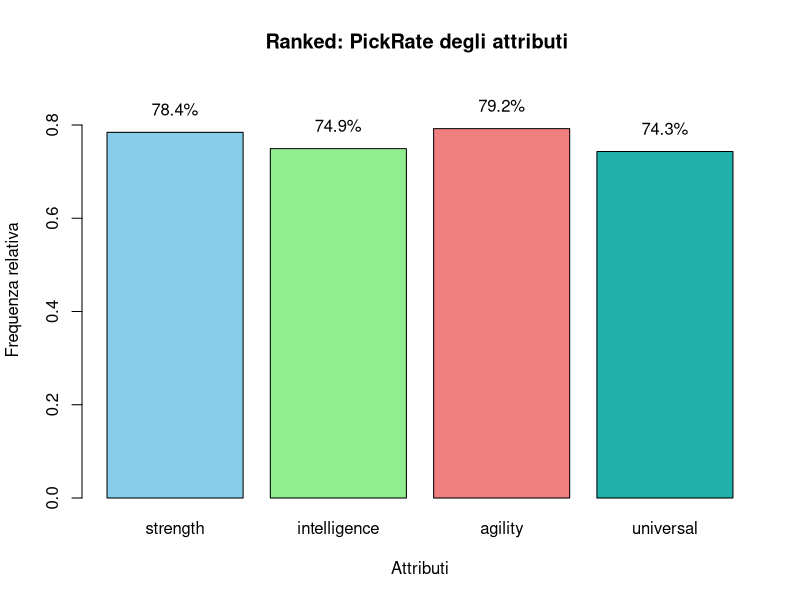
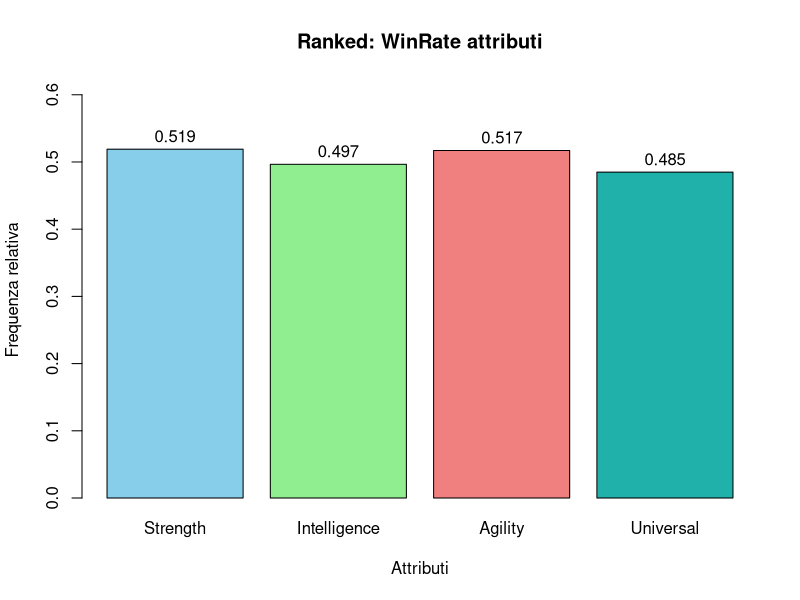
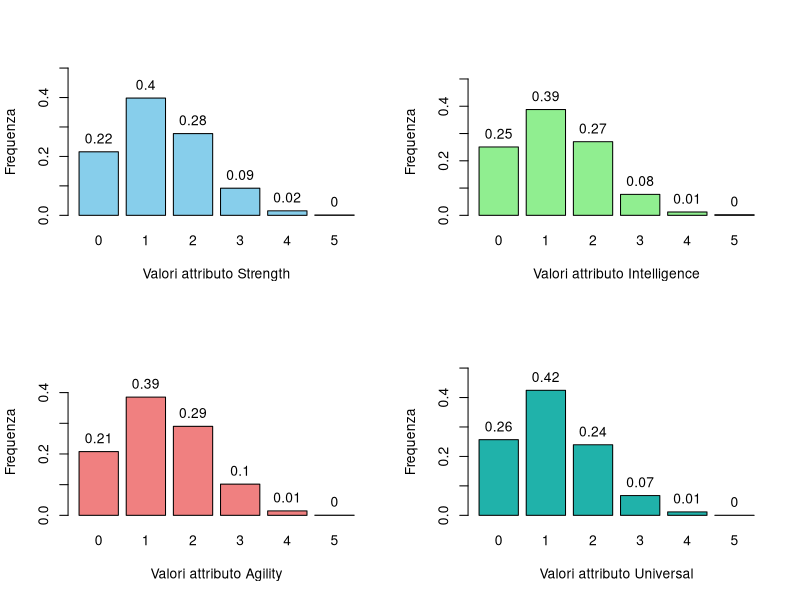
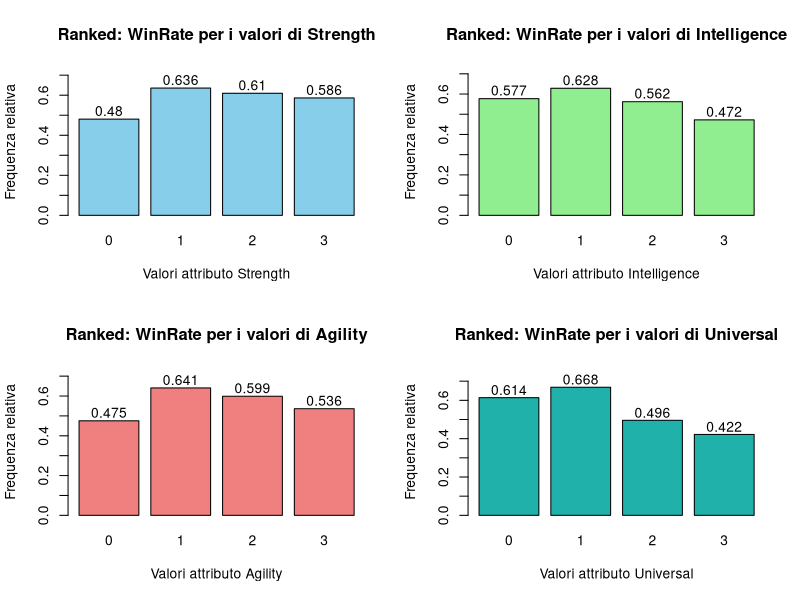

The R source for these figures, in order:
library(corrplot)

getwd() 
setwd("ProgettiR\\ProggettoStatistica")  



# data <- read.table("dataset_dota2_augumented.csv", header = TRUE, sep = ",", na.strings = "NA", dec = ",")
data <- read.table("dataset_dota2_augumented_sintetico.csv", header = TRUE, sep = ",", na.strings = "NA", dec = ",")

data <- data[data$gametype == 2, ]


# FREQUENZE RELATIVE PICKRATE E WINRATRE DI OGNI ATTRIBUTO(START)

# frequenze assolute di pick di ogni attributo
# voglio sapere se ce un attributo giocato piu degli altri


# calcolo del numero totale di istanze per ogni attributo
totale_istanze <- nrow(data)*2

# calcolo delle frequenze relative per ogni attributo
frequenze_relative <- c(
  strength = (sum(data$attribute_strength_1 > 0) + sum(data$attribute_strength_2 > 0)) / totale_istanze,
  intelligence = (sum(data$attribute_intelligence_1 > 0) + sum(data$attribute_intelligence_2 > 0)) / totale_istanze,
  agility = (sum(data$attribute_agility_1 > 0) + sum(data$attribute_agility_2 > 0)) / totale_istanze,
  universal = (sum(data$attribute_universal_1 > 0) + sum(data$attribute_universal_2 > 0)) / totale_istanze
)
frequenze_relative


# barplot Ranked: PickRate degli attributi
bp <- barplot(
  frequenze_relative,
  col = c("skyblue", "lightgreen", "lightcoral", "lightseagreen"),
  border = "black",
  main = "Ranked: PickRate degli attributi ",
  xlab = "Attributi",
  ylab = "Frequenza relativa",
  ylim = c(0, max(frequenze_relative) + 0.1)
)

# percentuali sopra le barre 
text(bp, 
     y = frequenze_relative + 0.05, 
     labels = paste0(round(frequenze_relative * 100, 1), "%"), 
     col = "black", 
     cex = 1)  

print(frequenze_relative)

#------------------------------------------------------------------------------------------------------------

frequenze = frequenze_relative*nrow(data)*2
frequenze

# nomi attributi
nomi_attributi <- c("Strength", "Intelligence", "Agility", "Universal")

# calcolo delle frequenze relative globali
frequenze_relative_globali <- c(
  strength = (sum(data$attribute_strength_1[data$win == 1] > 0) +
                sum(data$attribute_strength_2[data$win == -1] > 0)) / frequenze["strength"],
  intelligence = (sum(data$attribute_intelligence_1[data$win == 1] > 0) +
                    sum(data$attribute_intelligence_2[data$win == -1] > 0)) / frequenze["intelligence"],
  agility = (sum(data$attribute_agility_1[data$win == 1] > 0) +
               sum(data$attribute_agility_2[data$win == -1] > 0)) / frequenze["agility"],
  universal = (sum(data$attribute_universal_1[data$win == 1] > 0) +
                 sum(data$attribute_universal_2[data$win == -1] > 0)) / frequenze["universal"]
)

# numero totale di istanze nel dataset
total_instances <- nrow(data)*2

# barplot Ranked: WinRate attributi
bp <- barplot(
  frequenze_relative_globali,
  col = c("skyblue", "lightgreen", "lightcoral", "lightseagreen"),
  border = "black",
  main = "Ranked: WinRate attributi",
  xlab = "Attributi",
  ylab = "Frequenza relativa",
  names.arg = nomi_attributi,
  ylim = c(0, max(frequenze_relative_globali) + 0.1)
)

# valori delle frequenze relative sopra le barre
text(bp, 
     y = frequenze_relative_globali + 0.02,  
     labels = round(frequenze_relative_globali, 3), 
     col = "black", 
     cex = 1)  




# FREQUENZE RELATIVE PICKRATE E WINRATRE DI OGNI ATTRIBUTO(END)



# Grafico 2 riche 2 colonne
par(mfrow=c(2,2))


# FREQUENZE ASSOLUTE DI PICKRATE DI OGNI ATTRIBUTO (START)


# combina le colonne in un unico vettore per l'attributo strength
combined_values <- c(data$attribute_strength_1, data$attribute_strength_2)

# calcolo delle frequenze assolute totali
frequenze_totali <- table(combined_values)

# barplot Ranked: PickRate attributo Strength
bar_positions <- barplot(
  frequenze_totali/length(combined_values),
  col = "skyblue",
  border = "black",
  #main = "Ranked: PickRate attributo Strength",
  xlab = "Valori attributo Strength",
  ylab = "Frequenza",
  ylim = c(0, 0.5)
)

# valori sopra le colonne
text(
  x = bar_positions,                                    
  y = frequenze_totali / length(combined_values),        
  labels = round(frequenze_totali / length(combined_values), 2),  
  cex = 1,                                               
  col = "black",                                        
  pos = 3                                               
)

#------------------------------------------------------------------------------------------------------------


# combino le colonne in un unico vettore per l'attributo intelligence
combined_values <- c(data$attribute_intelligence_1, data$attribute_intelligence_2)

# calcolo delle frequenze assolute
frequenze_totali <- table(combined_values)
frequenze_totali

# barplot Unranked: Pickrate attributo Intelligence
bar_positions <- barplot(
  frequenze_totali/length(combined_values),
  col = "lightgreen",
  border = "black",
  #main = "Unranked: Pickrate attributo Intelligence",
  xlab = "Valori attributo Intelligence",
  ylab = "Frequenza",
  ylim = c(0, 0.54)
)

# valori sopra le colonne
text(
  x = bar_positions,                                  
  y = frequenze_totali / length(combined_values),        
  labels = round(frequenze_totali / length(combined_values), 2),  
  cex = 1,                                                  
  col = "black",                                            
  pos = 3                                                  
)


#------------------------------------------------------------------------------------------------------------


# combino le colonne in un unico vettore per agility
combined_values <- c(data$attribute_agility_1, data$attribute_agility_2)

# cCalcolo delle frequenze assolute 
frequenze_totali <- table(combined_values)
frequenze_totali

# barplot Unranked: Pickrate attributo Agility
bar_positions <- barplot(
  frequenze_totali/length(combined_values),
  col = "lightcoral",
  border = "black",
  #main = "Unranked: Pickrate attributo Agility",
  xlab = "Valori attributo Agility",
  ylab = "Frequenza",
  ylim = c(0, 0.48)
)

# valor sopra le colonne
text(
  x = bar_positions,                                      
  y = frequenze_totali / length(combined_values),          
  labels = round(frequenze_totali / length(combined_values), 2), 
  cex = 1,                                                 
  col = "black",                                         
  pos = 3                                                  
)


#------------------------------------------------------------------------------------------------------------


# combino le colonne in un unico vettore per universal
combined_values <- c(data$attribute_universal_1, data$attribute_universal_2)

# calcolo delle frequenze assolute 
frequenze_totali <- table(combined_values)
frequenze_totali

# barplot Unranked: Pickrate attributo Universal
bar_positions <- barplot(
  frequenze_totali/length(combined_values),
  col = "lightseagreen",
  border = "black",
  #main = "Unranked: Pickrate attributo Universal",
  xlab = "Valori attributo Universal",
  ylab = "Frequenza",
  ylim = c(0, 0.5)
)

# valori sopra le colonne
text(
  x = bar_positions,                                       
  y = frequenze_totali / length(combined_values),           
  labels = round(frequenze_totali / length(combined_values), 2), 
  cex = 1,                                                
  col = "black",                                           
  pos = 3                                                 
)



# FREQUENZE ASSOLUTE DI GIOCO DI OGNI ATTRIBUTO (END)


# Grafico con due riche e due colonne
par(mfrow=c(2,2))


# FREQUENZE ASSOLUTE DI PICKRATE DI OGNI ATTRIBUTO IN RAPPORTO CON IL WINRATE(START)



# filtro i valori per attribute_strength_1 quando win == 1
filtered_strength_1 <- data$attribute_strength_1[data$win == 1]

# filtro i valori per attribute_strength_2 quando win == -1
filtered_strength_2 <- data$attribute_strength_2[data$win == -1]

# unione dei valori filtrati in un unico vettore
combined_values <- c(filtered_strength_1, filtered_strength_2)

# calcolo delle frequenze assolute totali
frequenze_totali <- table(combined_values)
frequenze_totali_strength = frequenze_totali
frequenze_totali_strength

# calcolo delle frequenze relative globali per ogni valore di "strength"
frequenze_relative_globali <- c(
  strength_0 = sum(combined_values == 0) / sum(data$attribute_strength_1 == 0 | data$attribute_strength_2 == 0),
  strength_1 = sum(combined_values == 1) / sum(data$attribute_strength_1 == 1 | data$attribute_strength_2 == 1),
  strength_2 = sum(combined_values == 2) / sum(data$attribute_strength_1 == 2 | data$attribute_strength_2 == 2),
  strength_3 = sum(combined_values == 3) / sum(data$attribute_strength_1 == 3 | data$attribute_strength_2 == 3),
  strength_4 = sum(combined_values == 4) / sum(data$attribute_strength_1 == 4 | data$attribute_strength_2 == 4),
  strength_5 = sum(combined_values == 5) / sum(data$attribute_strength_1 == 5 | data$attribute_strength_2 == 5)
)

frequenze_relative_globali <- frequenze_relative_globali[0 : 4]

# barplot Ranked: WinRate per i valori di Strength
bp <- barplot(
  frequenze_relative_globali,
  col = "skyblue",
  border = "black",
  main = "Ranked: WinRate per i valori di Strength",
  xlab = "Valori attributo Strength",
  ylab = "Frequenza relativa",
  names.arg = c("0","1","2","3"),
  ylim = c(0, max(frequenze_relative_globali) + 0.1)
)

# valori delle frequenze relative sopra le barre
text(bp, 
     y = frequenze_relative_globali + 0.04, 
     labels = round(frequenze_relative_globali, 3),  
     col = "black",  
     cex = 1)  

print(frequenze_relative_globali)

frequenze_relative_globali_strength = frequenze_relative_globali
frequenze_relative_globali_strength

#------------------------------------------------------------------------------------------------------------


# filtro i valori per attribute_intelligence_1 quando win == 1
filtered_intelligence_1 <- data$attribute_intelligence_1[data$win == 1]

# filtro i valori per attribute_intelligence_2 quando win == -1
filtered_intelligence_2 <- data$attribute_intelligence_2[data$win == -1]

# unione dei valori filtrati in un unico vettore
combined_values_intelligence <- c(filtered_intelligence_1, filtered_intelligence_2)

# calcolo delle frequenze assolute totali per intelligence
frequenze_totali_intelligence <- table(combined_values_intelligence)
frequenze_totali_intelligence

# calcolo delle frequenze relative globali per ogni valore di "intelligence"
frequenze_relative_globali_intelligence <- c(
  intelligence_0 = sum(combined_values_intelligence == 0) / sum(data$attribute_intelligence_1 == 0 | data$attribute_intelligence_2 == 0),
  intelligence_1 = sum(combined_values_intelligence == 1) / sum(data$attribute_intelligence_1 == 1 | data$attribute_intelligence_2 == 1),
  intelligence_2 = sum(combined_values_intelligence == 2) / sum(data$attribute_intelligence_1 == 2 | data$attribute_intelligence_2 == 2),
  intelligence_3 = sum(combined_values_intelligence == 3) / sum(data$attribute_intelligence_1 == 3 | data$attribute_intelligence_2 == 3),
  intelligence_4 = sum(combined_values_intelligence == 4) / sum(data$attribute_intelligence_1 == 4 | data$attribute_intelligence_2 == 4),
  intelligence_5 = 0
)

frequenze_relative_globali_intelligence <- frequenze_relative_globali_intelligence[0 : 4]

# barplot Ranked: WinRate per i valori di Intelligence
bp_intelligence <- barplot(
  frequenze_relative_globali_intelligence,
  col = "lightgreen",
  border = "black",
  main = "Ranked: WinRate per i valori di Intelligence",
  xlab = "Valori attributo Intelligence",
  ylab = "Frequenza relativa",
  names.arg = c("0", "1", "2", "3"),
  ylim = c(0, max(frequenze_relative_globali_intelligence) + 0.1)
)

# valori delle frequenze relative sopra le barre
text(bp_intelligence, 
     y = frequenze_relative_globali_intelligence + 0.04, 
     labels = round(frequenze_relative_globali_intelligence, 3), 
     col = "black", 
     cex = 1) 


print(frequenze_relative_globali_intelligence)

#------------------------------------------------------------------------------------------------------------


# filtro i valori per attribute_agility_1 quando win == 1
filtered_agility_1 <- data$attribute_agility_1[data$win == 1]

# filtro i valori per attribute_agility_2 quando win == -1
filtered_agility_2 <- data$attribute_agility_2[data$win == -1]

# unione dei valori filtrati in un unico vettore
combined_values_agility <- c(filtered_agility_1, filtered_agility_2)

# calcolo delle frequenze assolute totali per agility
frequenze_totali_agility <- table(combined_values_agility)

# calcolo delle frequenze relative globali per ogni valore di "agility"
frequenze_relative_globali_agility <- c(
  agility_0 = sum(combined_values_agility == 0) / sum(data$attribute_agility_1 == 0 | data$attribute_agility_2 == 0),
  agility_1 = sum(combined_values_agility == 1) / sum(data$attribute_agility_1 == 1 | data$attribute_agility_2 == 1),
  agility_2 = sum(combined_values_agility == 2) / sum(data$attribute_agility_1 == 2 | data$attribute_agility_2 == 2),
  agility_3 = sum(combined_values_agility == 3) / sum(data$attribute_agility_1 == 3 | data$attribute_agility_2 == 3),
  agility_4 = sum(combined_values_agility == 4) / sum(data$attribute_agility_1 == 4 | data$attribute_agility_2 == 4),
  agility_5 = sum(combined_values_agility == 5) / sum(data$attribute_agility_1 == 5 | data$attribute_agility_2 == 5)
)

frequenze_relative_globali_agility <- frequenze_relative_globali_agility[0 : 4]

# barplot Ranked: WinRate per i valori di Agility
bp_agility <- barplot(
  frequenze_relative_globali_agility,
  col = "lightcoral",
  border = "black",
  main = "Ranked: WinRate per i valori di Agility",
  xlab = "Valori attributo Agility",
  ylab = "Frequenza relativa",
  names.arg = c("0", "1", "2", "3"),
  ylim = c(0, max(frequenze_relative_globali_agility) + 0.1)
)

# valori delle frequenze relative sopra le barre
text(bp_agility, 
     y = frequenze_relative_globali_agility + 0.04,  
     labels = round(frequenze_relative_globali_agility, 3), 
     col = "black", 
     cex = 1) 

print(frequenze_relative_globali_agility)


#------------------------------------------------------------------------------------------------------------


# filtro i valori per attribute_universal_1 quando win == 1
filtered_universal_1 <- data$attribute_universal_1[data$win == 1]

# filtro i valori per attribute_universal_2 quando win == -1
filtered_universal_2 <- data$attribute_universal_2[data$win == -1]

# unione dei valori filtrati in un unico vettore
combined_values_universal <- c(filtered_universal_1, filtered_universal_2)

# calcolo delle frequenze assolute totali per universal
frequenze_totali_universal <- table(combined_values_universal)
frequenze_totali_universal

# calcolo delle frequenze relative globali per ogni valore di "universal"
frequenze_relative_globali_universal <- c(
  universal_0 = sum(combined_values_universal == 0) / sum(data$attribute_universal_1 == 0 | data$attribute_universal_2 == 0),
  universal_1 = sum(combined_values_universal == 1) / sum(data$attribute_universal_1 == 1 | data$attribute_universal_2 == 1),
  universal_2 = sum(combined_values_universal == 2) / sum(data$attribute_universal_1 == 2 | data$attribute_universal_2 == 2),
  universal_3 = sum(combined_values_universal == 3) / sum(data$attribute_universal_1 == 3 | data$attribute_universal_2 == 3),
  universal_4 = sum(combined_values_universal == 4) / sum(data$attribute_universal_1 == 4 | data$attribute_universal_2 == 4),
  universal_5 = 0
)

frequenze_relative_globali_universal <- frequenze_relative_globali_universal[0 : 4]


# barplot Ranked: WinRate per i valori di Universal
bp_universal <- barplot(
  frequenze_relative_globali_universal,
  col = "lightseagreen",
  border = "black",
  main = "Ranked: WinRate per i valori di Universal",
  xlab = "Valori attributo Universal",
  ylab = "Frequenza relativa",
  names.arg = c("0", "1", "2", "3"),
  ylim = c(0, max(frequenze_relative_globali_universal) + 0.1)
)

# valori delle frequenze relative sopra le barre
text(bp_universal, 
     y = frequenze_relative_globali_universal + 0.04, 
     labels = round(frequenze_relative_globali_universal, 3), 
     col = "black",  
     cex = 1) 


print(frequenze_relative_globali_universal)
frequenze_relative_globali_universal


# FREQUENZE ASSOLUTE DI PICKRATE DI OGNI ATTRIBUTO IN RAPPORTO CON IL WINRATE(END)






# FORMAZIONI CON WINRATE MAGGIORE(START)



risultati_completi <- list()

for (i in 0:3) {
  for (j in 0:3) {
    for (k in 0:3) {
      for (l in 0:3) {
        
        if ((i + j + k + l) == 5) {
          
          # filtro per gli attributi che terminano con 1
          result_1 <- data[data$attribute_strength_1 == i & data$attribute_intelligence_1 == j &
                             data$attribute_agility_1 == k & data$attribute_universal_1 == l, ]
          
          # filtro per gli attributi che terminano con 2
          result_2 <- data[data$attribute_strength_2 == i & data$attribute_intelligence_2 == j &
                             data$attribute_agility_2 == k & data$attribute_universal_2 == l, ]
          
          # unione dei risultati di result_1 e result_2
          combined_result <- rbind(result_1, result_2)
          
          # considero solo le fomrazioni di team per le quali ho un numero maggiore uguale di 200 partite
          if (nrow(combined_result) >= 200) {
            
            # calcolo il numero di partite vinte per result_1 (win == 1)
            partite_vinte_1 <- sum(result_1$win == 1)
            
            # calcolo il numero di partite vinte per result_2 (win == -1)
            partite_vinte_2 <- sum(result_2$win == -1)
            
            # somma delle partite vinte dalla squadra 1 con la squadra 2
            partite_vinte_totali <- partite_vinte_1 + partite_vinte_2
            
            # calcolo il rapporto tra partite vinte e partite giocate di quel determinato team
            rapporto_vittorie <- partite_vinte_totali / nrow(combined_result)
            
            # memorizzo tutti i risultati in una lista
            risultati_completi[[paste(i, j, k, l, sep = "_")]] <- list(
              numero_istanze = nrow(combined_result),
              partite_vinte = partite_vinte_totali,
              rapporto_vittorie = rapporto_vittorie
            )
          }
        }
      }
    }
  }
}

# ordino i risultati in ordine decrescente del winrate 
risultati_ordinati <- risultati_completi[order(sapply(risultati_completi, function(x) x$rapporto_vittorie), decreasing = TRUE)]

# stampa dei risultati
for (key in names(risultati_ordinati)) {
  cat("\nCombinazione:", key, 
      "- Numero di istanze:", risultati_ordinati[[key]]$numero_istanze, 
      "- Partite vinte:", risultati_ordinati[[key]]$partite_vinte, 
      "- Rapporto vittorie/partite giocate:", round(risultati_ordinati[[key]]$rapporto_vittorie, 3), "\n")
}



# FORMAZIONI CON WINRATE MAGGIORE(END)





